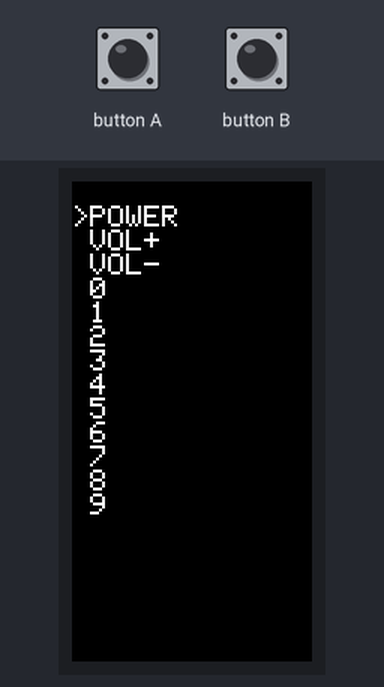
A sketch run on a simulated ESP8266 (NodeMCU). Shown: 80×160 colour display. The inputs (shaded band) are chosen by the test bench.

Above: at 1.3 s.
1.4 s: button B pressed for 0.15 s
At 2.6 s:
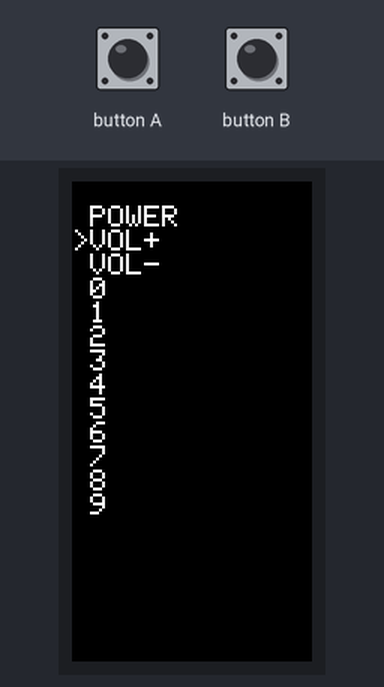
3.0 s: button B pressed for 1 s
At 3.9 s:
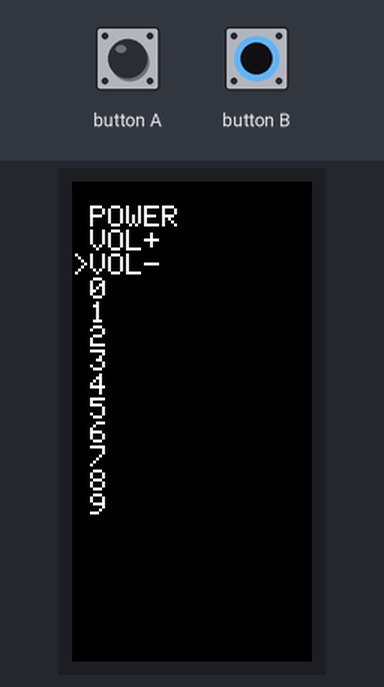
Timing chart, 0 to 6.0 s (numbered marks = the images above; inputs shaded):
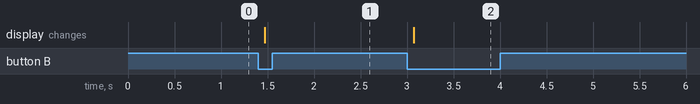

Measured:
- after the input at 1.4 s, the display: changes after 0.07 s (image 1)
- after the input at 3.0 s, the display: changes after 0.07 s (image 2)

The sketch:

IRNecSend2.ino
```cpp
#include <M5StickC.h>
#include <IRremoteESP8266.h>
#include <IRsend.h>

const uint16_t kIrLed = 9;              // M5StickCはGPIO9にIRが内蔵

IRsend irsend(kIrLed);                  // IR送信を宣言

// リモコンコード保存用構造体
struct REMOTE {
  char name[9];
  uint64_t command;
};

// リモコンコード一覧
REMOTE remote[] = {
  { "POWER" , 0x00FFA25DUL },
  { "VOL+"  , 0x00FF629DUL },
  { "VOL-"  , 0x00FFA857UL },
  { "0"     , 0x00FF6897UL },
  { "1"     , 0x00FF30CFUL },
  { "2"     , 0x00FF18E7UL },
  { "3"     , 0x00FF7A85UL },
  { "4"     , 0x00FF10EFUL },
  { "5"     , 0x00FF38C7UL },
  { "6"     , 0x00FF5AA5UL },
  { "7"     , 0x00FF42BDUL },
  { "8"     , 0x00FF4AB5UL },
  { "9"     , 0x00FF52ADUL },
};

int cursor = 0; // カーソル位置

void setup() {
  M5.begin();     // M5StickC初期化
  irsend.begin(); // IR初期化

  // リモコン項目表示
  M5.Lcd.fillScreen(BLACK);
  M5.Lcd.setCursor(0, 8);
  for ( int i = 0 ; i < ( sizeof(remote) / sizeof(REMOTE) ) ; i++ ) {
    M5.Lcd.print((cursor == i) ? ">" : " ");
    M5.Lcd.println(remote[i].name);
  }
}

void loop() {
  M5.update();  // ボタン状態更新

  // M5ボタンで送信
  if ( M5.BtnA.wasPressed() ) {
    // 送信4Byte(カスタマーコード2Byte+リモコンコード+反転リモコンコード)
    irsend.sendNEC(remote[cursor].command);

    // デバッグ表示
    Serial.printf("Send IR : 0x%08LX", remote[cursor].command);
  }

  // 右ボタンでカーソル移動
  if ( M5.BtnB.wasPressed() ) {
    cursor++;
    cursor = cursor % ( sizeof(remote) / sizeof(REMOTE) );

    // カーソル描画
    M5.Lcd.setCursor(0, 8);
    for ( int i = 0 ; i < ( sizeof(remote) / sizeof(REMOTE) ) ; i++ ) {
      M5.Lcd.println((cursor == i) ? ">" : " ");
    }
  }

  delay(100);
}
```
